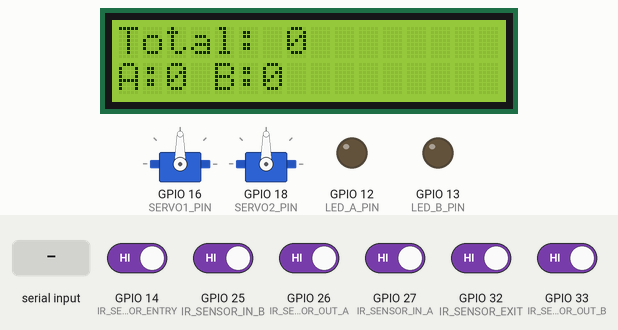
A sketch run on a simulated ESP32. Shown: 16×2 character LCD, 2 × servo, output pins drawn as LEDs (lit = HIGH). The inputs (shaded band) are chosen by the test bench; at power-on: GPIO 14 (IR_SENSOR_ENTRY), GPIO 25 (IR_SENSOR_IN_B), GPIO 26 (IR_SENSOR_OUT_A), GPIO 27 (IR_SENSOR_IN_A), GPIO 32 (IR_SENSOR_EXIT), GPIO 33 (IR_SENSOR_OUT_B) HIGH. What the sketch prints to the serial monitor is not drawn.

Above: at 2.2 s.
2.3 s: GPIO 25 (IR_SENSOR_IN_B) driven LOW
At 2.7 s:
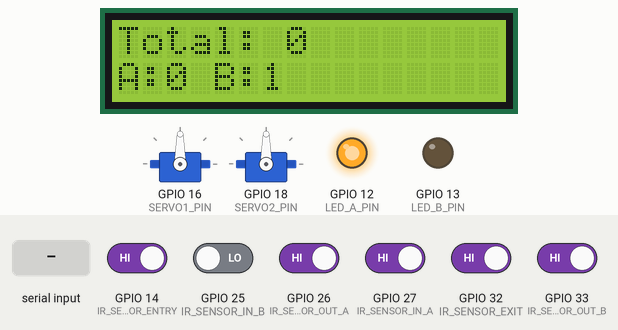
3.9 s: "RUN_SERVO1\n" received over Serial
At 4.7 s:
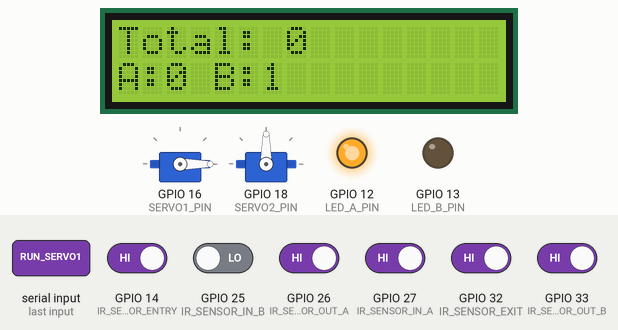
5.4 s: GPIO 14 (IR_SENSOR_ENTRY) driven LOW and GPIO 25 (IR_SENSOR_IN_B) driven HIGH
8.4 s: GPIO 27 (IR_SENSOR_IN_A) driven LOW
At 10.4 s:
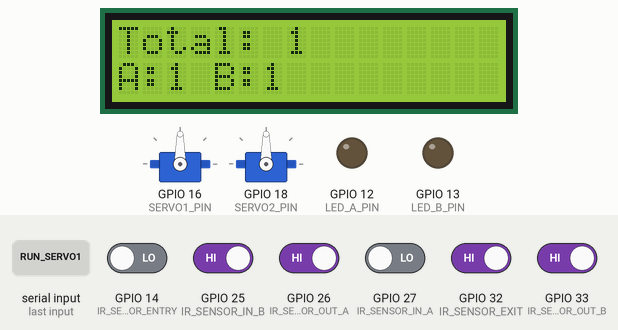
10.7 s: GPIO 33 (IR_SENSOR_OUT_B) driven LOW
At 12.1 s:
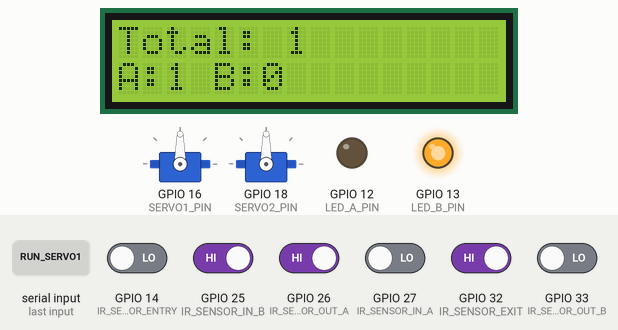
12.4 s: GPIO 32 (IR_SENSOR_EXIT) driven LOW
At 12.9 s:
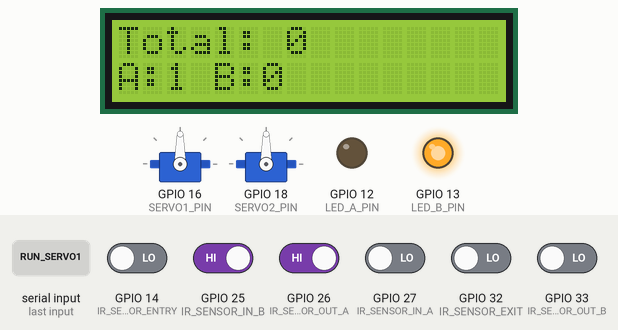
Timing chart, 0 to 14.9 s (numbered marks = the images above; inputs shaded):
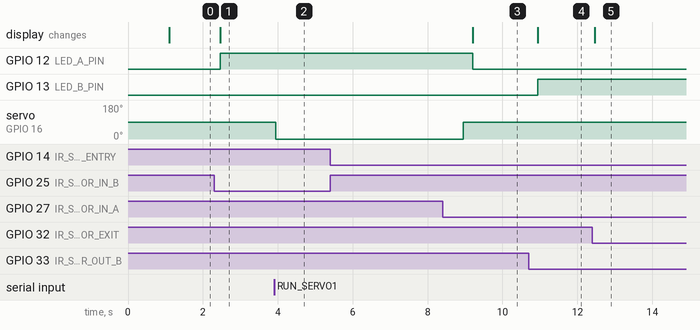

Measured:
- after the input at 2.3 s, GPIO 12 (LED_A_PIN): LOW → HIGH after 0.16 s; the display: changes after 0.16 s (image 1)
- after the input at 3.9 s, servo on GPIO 16 (SERVO1_PIN): 90° → 0° after 0.05 s
- after the input at 5.4 s, every drawn part: stays the same
- after the input at 8.4 s, GPIO 12 (LED_A_PIN): HIGH → LOW after 0.80 s; the display: changes after 0.80 s (image 3)
- after the input at 10.7 s, GPIO 13 (LED_B_PIN): LOW → HIGH after 0.25 s; the display: changes after 0.25 s (image 4)
- after the input at 12.4 s, the display: changes after 0.06 s (image 5)

The sketch:

license_plate_esp.ino
```cpp
#include <ESP32Servo.h>
#include <LiquidCrystal_I2C.h>

// Định nghĩa chân GPIO
#define SERVO1_PIN 16     // Servo lối vào
#define SERVO2_PIN 18     // Servo lối ra
#define IR_SENSOR_ENTRY 14 // IR lối vào
#define IR_SENSOR_EXIT 32  // IR lối ra
#define IR_SENSOR_IN_A 27  // IR vào bãi A
#define IR_SENSOR_OUT_A 26 // IR ra bãi A
#define IR_SENSOR_IN_B 25  // IR vào bãi B
#define IR_SENSOR_OUT_B 33 // IR ra bãi B
#define LED_A_PIN 12       // LED chỉ hướng bãi A
#define LED_B_PIN 13       // LED chỉ hướng bãi B

Servo servo1;
Servo servo2;
LiquidCrystal_I2C lcd(0x27, 16, 2); // Địa chỉ I2C LCD

// Biến toàn cục
int total = 0;
int total_A = 0;
int total_B = 0;
const int max_A = 10;
const int max_B = 10;

void updateLCD() {
  lcd.setCursor(0, 0);
  char line1[16];
  sprintf(line1, "Total: %d      ", total); // thêm khoảng trắng để xóa ký tự thừa
  lcd.print(line1);

  lcd.setCursor(0, 1);
  char line2[16];
  sprintf(line2, "A:%d B:%d      ", total_A, total_B);
  lcd.print(line2);
}

void updateLED() {
  int slots_A = max_A - total_A;
  int slots_B = max_B - total_B;
  if (slots_A > slots_B) {
    digitalWrite(LED_A_PIN, HIGH);
    digitalWrite(LED_B_PIN, LOW);
  } else if (slots_B > slots_A) {
    digitalWrite(LED_A_PIN, LOW);
    digitalWrite(LED_B_PIN, HIGH);
  } else {
    digitalWrite(LED_A_PIN, LOW);
    digitalWrite(LED_B_PIN, LOW);
  }
}

void setup() {
  Serial.begin(115200);

  // LCD
  lcd.begin();
  lcd.backlight();
  lcd.clear();
  lcd.setCursor(0, 0);
  lcd.print("");
  delay(1000);
  lcd.clear();

  // Servo
  ESP32PWM::allocateTimer(0);
  ESP32PWM::allocateTimer(1);
  ESP32PWM::allocateTimer(2);
  ESP32PWM::allocateTimer(3);
  servo1.setPeriodHertz(50);
  servo2.setPeriodHertz(50);
  servo1.attach(SERVO1_PIN, 500, 2500);
  servo2.attach(SERVO2_PIN, 500, 2500);
  servo1.write(90); // Đặt góc ban đầu của servo1 là 90 độ

  // IR sensor
  pinMode(IR_SENSOR_ENTRY, INPUT);
  pinMode(IR_SENSOR_EXIT, INPUT);
  pinMode(IR_SENSOR_IN_A, INPUT);
  pinMode(IR_SENSOR_OUT_A, INPUT);
  pinMode(IR_SENSOR_IN_B, INPUT);
  pinMode(IR_SENSOR_OUT_B, INPUT);

  // LED
  pinMode(LED_A_PIN, OUTPUT);
  pinMode(LED_B_PIN, OUTPUT);
  digitalWrite(LED_A_PIN, LOW);
  digitalWrite(LED_B_PIN, LOW);
}

void loop() {
  static int lastState_Entry = HIGH;
  static int lastState_Exit = HIGH;
  static int lastState_InA = HIGH;
  static int lastState_OutA = HIGH;
  static int lastState_InB = HIGH;
  static int lastState_OutB = HIGH;

  int state_Entry = digitalRead(IR_SENSOR_ENTRY);
  int state_Exit = digitalRead(IR_SENSOR_EXIT);
  int state_InA = digitalRead(IR_SENSOR_IN_A);
  int state_OutA = digitalRead(IR_SENSOR_OUT_A);
  int state_InB = digitalRead(IR_SENSOR_IN_B);
  int state_OutB = digitalRead(IR_SENSOR_OUT_B);

  // Tự động mở SERVO1 khi có xe vào
  if (state_Entry == LOW && lastState_Entry == HIGH) {
    Serial.println("CAR_ENTRY");
    total++; // Tăng total khi xe vào
  }

  // Tự động mở SERVO2 khi có xe ra, không giảm total dưới 0
  if (state_Exit == LOW && lastState_Exit == HIGH) {
    Serial.println("CAR_EXIT");
    if (total > 0) {
      total--; // Chỉ giảm total nếu total lớn hơn 0
    }
  }

  // Cập nhật số xe bãi A, không giảm total_A dưới 0
  if (state_InA == LOW && lastState_InA == HIGH) {
    total_A++;
    delay(100);
  }
  if (state_OutA == LOW && lastState_OutA == HIGH) {
    if (total_A > 0) {
      total_A--; // Chỉ giảm total_A nếu total_A lớn hơn 0
    }
    delay(100);
  }

  // Cập nhật số xe bãi B, không giảm total_B dưới 0
  if (state_InB == LOW && lastState_InB == HIGH) {
    total_B++;
    delay(100);
  }
  if (state_OutB == LOW && lastState_OutB == HIGH) {
    if (total_B > 0) {
      total_B--; // Chỉ giảm total_B nếu total_B lớn hơn 0
    }
    delay(100);
  }

  // Nhận lệnh từ Python (nếu cần giữ lại)
  if (Serial.available() > 0) {
    String command = Serial.readStringUntil('\n');
    command.trim();
    if (command == "RUN_SERVO1") {
      servo1.write(0);  // Vị trí ban đầu (đóng)
      delay(5000);       // Chờ một chút để ổn định
      servo1.write(90); // Đảo chiều, quay đến 180° (mở)
      Serial.println("SERVO1_DONE");
    } else if (command == "RUN_SERVO2") {
      servo2.write(90);
      delay(5000);
      servo2.write(0);
      Serial.println("SERVO2_DONE");
    }
  }

  // Cập nhật trạng thái cảm biến
  lastState_Entry = state_Entry;
  lastState_Exit = state_Exit;
  lastState_InA = state_InA;
  lastState_OutA = state_OutA;
  lastState_InB = state_InB;
  lastState_OutB = state_OutB;

  updateLCD();
  updateLED();

  // Debug Serial
  Serial.print("Total: ");
  Serial.print(total);
  Serial.print(" | A: ");
  Serial.print(total_A);
  Serial.print(" | B: ");
  Serial.println(total_B);

  delay(100);
}
```
